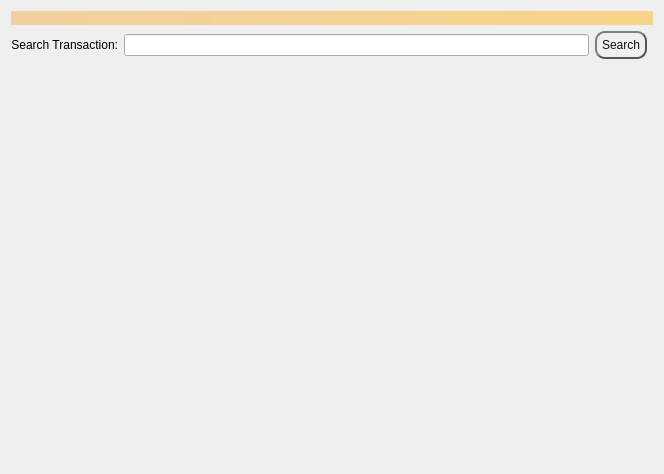
<?xml version="1.0" encoding="UTF-8"?>
<ui version="4.0">
 <class>LookupTXDialog</class>
 <widget class="QWidget" name="LookupTXDialog">
  <property name="geometry">
   <rect>
    <x>0</x>
    <y>0</y>
    <width>664</width>
    <height>474</height>
   </rect>
  </property>
  <property name="windowTitle">
   <string>Form</string>
  </property>
  <layout class="QVBoxLayout" name="topLayout">
   <item>
    <widget class="QLabel" name="labelAlerts">
     <property name="visible">
      <bool>false</bool>
     </property>
     <property name="styleSheet">
      <string notr="true">background-color: qlineargradient(x1: 0, y1: 0, x2: 1, y2: 0, stop:0 #F0D0A0, stop:1 #F8D488); color:#000000;</string>
     </property>
     <property name="wordWrap">
      <bool>true</bool>
     </property>
     <property name="margin">
      <number>3</number>
     </property>
    </widget>
   </item>
   <item>
    <layout class="QHBoxLayout" name="horizontalLayout_12">
     <property name="topMargin">
      <number>0</number>
     </property>
     <item>
      <widget class="QLabel" name="searchLabel">
       <property name="enabled">
        <bool>true</bool>
       </property>
       <property name="minimumSize">
        <size>
         <width>0</width>
         <height>0</height>
        </size>
       </property>
       <property name="text">
        <string>Search Transaction:</string>
       </property>
       <property name="alignment">
        <set>Qt::AlignRight|Qt::AlignTrailing|Qt::AlignVCenter</set>
       </property>
       <property name="margin">
        <number>8</number>
       </property>
      </widget>
     </item>
     <item>
      <widget class="QLineEdit" name="searchLineEdit"/>
     </item>
     <item>
      <widget class="QPushButton" name="searchButton">
       <property name="styleSheet">
        <string notr="true">QPushButton {
color: #0F0F0F;
border: 2px solid #555;
border-radius: 10px;
border-style: outset;
background: qradialgradient(
cx: 0.3, cy: -0.4, fx: 0.3, fy: -0.4,
radius: 1.35, stop: 0 #d1d5db, stop: 1 #d1d5db
);
padding: 5px;
}

QPushButton:hover {
background: qradialgradient(
cx: 0.3, cy: -0.4, fx: 0.3, fy: -0.4,
radius: 1.35, stop: 0 #d1d5db, stop: 1 #d1d5db
);
}</string>
       </property>
       <property name="text">
        <string>Search</string>
       </property>
      </widget>
     </item>
     <item>
      <spacer name="horizontalSpacer_3">
       <property name="orientation">
        <enum>Qt::Horizontal</enum>
       </property>
       <property name="sizeType">
        <enum>QSizePolicy::Fixed</enum>
       </property>
       <property name="sizeHint" stdset="0">
        <size>
         <width>6</width>
         <height>20</height>
        </size>
       </property>
      </spacer>
     </item>
    </layout>
   </item>
   <item>
    <layout class="QHBoxLayout" name="horizontalLayout" stretch="1">
     <item>
      <layout class="QVBoxLayout" name="verticalLayout_2">
       <item>
        <spacer name="verticalSpacer">
         <property name="orientation">
          <enum>Qt::Vertical</enum>
         </property>
         <property name="sizeType">
          <enum>QSizePolicy::Expanding</enum>
         </property>
         <property name="sizeHint" stdset="0">
          <size>
           <width>20</width>
           <height>20</height>
          </size>
         </property>
        </spacer>
       </item>
      </layout>
     </item>
    </layout>
   </item>
  </layout>
 </widget>
 <resources/>
 <connections/>
</ui>
